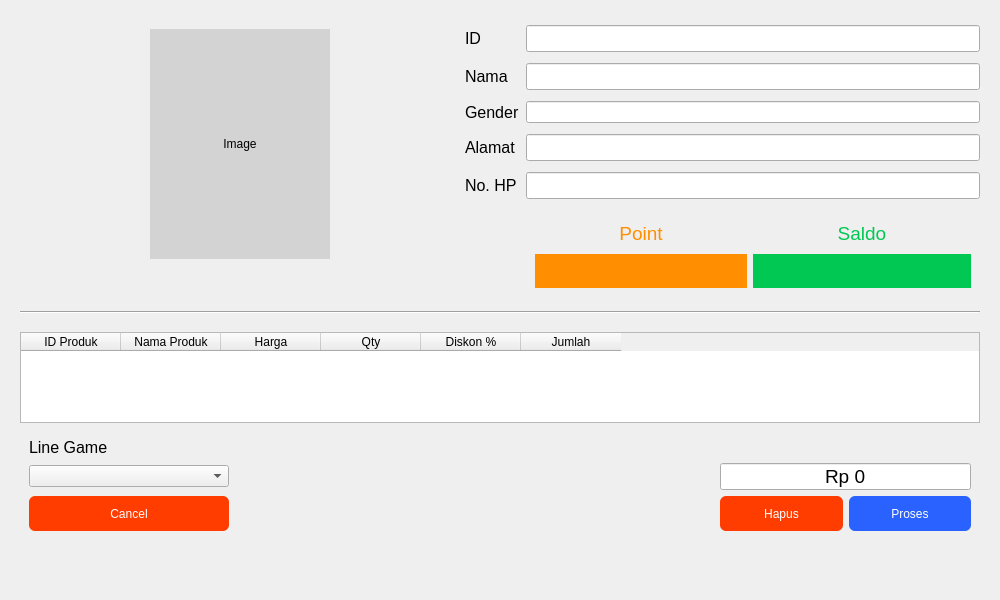
<?xml version="1.0" encoding="UTF-8"?>
<ui version="4.0">
 <class>Form</class>
 <widget class="QWidget" name="Form">
  <property name="geometry">
   <rect>
    <x>0</x>
    <y>0</y>
    <width>1000</width>
    <height>600</height>
   </rect>
  </property>
  <property name="minimumSize">
   <size>
    <width>600</width>
    <height>600</height>
   </size>
  </property>
  <property name="windowTitle">
   <string>Form</string>
  </property>
  <property name="styleSheet">
   <string notr="true"/>
  </property>
  <layout class="QHBoxLayout" name="horizontalLayout">
   <item>
    <widget class="QWidget" name="transaksiWidget" native="true">
     <property name="minimumSize">
      <size>
       <width>350</width>
       <height>0</height>
      </size>
     </property>
     <property name="maximumSize">
      <size>
       <width>16777215</width>
       <height>16777215</height>
      </size>
     </property>
     <property name="styleSheet">
      <string notr="true"/>
     </property>
     <layout class="QVBoxLayout" name="verticalLayout_3">
      <property name="spacing">
       <number>0</number>
      </property>
      <property name="leftMargin">
       <number>0</number>
      </property>
      <property name="topMargin">
       <number>0</number>
      </property>
      <property name="rightMargin">
       <number>0</number>
      </property>
      <property name="bottomMargin">
       <number>0</number>
      </property>
      <item>
       <widget class="QWidget" name="widget_4" native="true">
        <property name="styleSheet">
         <string notr="true"/>
        </property>
        <layout class="QGridLayout" name="gridLayout_3">
         <item row="0" column="0">
          <widget class="QWidget" name="widget_6" native="true">
           <property name="minimumSize">
            <size>
             <width>0</width>
             <height>0</height>
            </size>
           </property>
           <property name="styleSheet">
            <string notr="true"/>
           </property>
           <layout class="QGridLayout" name="gridLayout">
            <item row="1" column="1">
             <widget class="QLabel" name="img">
              <property name="minimumSize">
               <size>
                <width>180</width>
                <height>230</height>
               </size>
              </property>
              <property name="styleSheet">
               <string notr="true">background: lightgrey;</string>
              </property>
              <property name="text">
               <string>Image</string>
              </property>
              <property name="alignment">
               <set>Qt::AlignCenter</set>
              </property>
             </widget>
            </item>
            <item row="1" column="0">
             <spacer name="horizontalSpacer_3">
              <property name="orientation">
               <enum>Qt::Horizontal</enum>
              </property>
              <property name="sizeHint" stdset="0">
               <size>
                <width>21</width>
                <height>20</height>
               </size>
              </property>
             </spacer>
            </item>
            <item row="2" column="1">
             <spacer name="verticalSpacer">
              <property name="orientation">
               <enum>Qt::Vertical</enum>
              </property>
              <property name="sizeType">
               <enum>QSizePolicy::Maximum</enum>
              </property>
              <property name="sizeHint" stdset="0">
               <size>
                <width>20</width>
                <height>37</height>
               </size>
              </property>
             </spacer>
            </item>
            <item row="1" column="2">
             <spacer name="horizontalSpacer_4">
              <property name="orientation">
               <enum>Qt::Horizontal</enum>
              </property>
              <property name="sizeHint" stdset="0">
               <size>
                <width>21</width>
                <height>20</height>
               </size>
              </property>
             </spacer>
            </item>
           </layout>
          </widget>
         </item>
         <item row="0" column="1">
          <layout class="QGridLayout" name="gridLayout_2">
           <item row="2" column="0">
            <widget class="QLabel" name="label_3">
             <property name="font">
              <font>
               <pointsize>12</pointsize>
              </font>
             </property>
             <property name="text">
              <string>Gender</string>
             </property>
            </widget>
           </item>
           <item row="0" column="2">
            <widget class="QLineEdit" name="id">
             <property name="font">
              <font>
               <pointsize>12</pointsize>
              </font>
             </property>
             <property name="readOnly">
              <bool>true</bool>
             </property>
             <property name="placeholderText">
              <string/>
             </property>
             <property name="clearButtonEnabled">
              <bool>true</bool>
             </property>
            </widget>
           </item>
           <item row="2" column="2">
            <widget class="QLineEdit" name="gender">
             <property name="readOnly">
              <bool>true</bool>
             </property>
            </widget>
           </item>
           <item row="3" column="2">
            <widget class="QLineEdit" name="alamat">
             <property name="font">
              <font>
               <pointsize>12</pointsize>
              </font>
             </property>
             <property name="readOnly">
              <bool>true</bool>
             </property>
             <property name="clearButtonEnabled">
              <bool>true</bool>
             </property>
            </widget>
           </item>
           <item row="4" column="0">
            <widget class="QLabel" name="label_hpp">
             <property name="font">
              <font>
               <pointsize>12</pointsize>
              </font>
             </property>
             <property name="text">
              <string>No. HP</string>
             </property>
            </widget>
           </item>
           <item row="1" column="2">
            <widget class="QLineEdit" name="nama">
             <property name="font">
              <font>
               <pointsize>12</pointsize>
              </font>
             </property>
             <property name="readOnly">
              <bool>true</bool>
             </property>
             <property name="clearButtonEnabled">
              <bool>true</bool>
             </property>
            </widget>
           </item>
           <item row="4" column="2">
            <widget class="QLineEdit" name="nomor_hp">
             <property name="font">
              <font>
               <pointsize>12</pointsize>
              </font>
             </property>
             <property name="readOnly">
              <bool>true</bool>
             </property>
             <property name="clearButtonEnabled">
              <bool>true</bool>
             </property>
            </widget>
           </item>
           <item row="0" column="0">
            <widget class="QLabel" name="label">
             <property name="font">
              <font>
               <pointsize>12</pointsize>
              </font>
             </property>
             <property name="text">
              <string>ID</string>
             </property>
            </widget>
           </item>
           <item row="1" column="0">
            <widget class="QLabel" name="label_2">
             <property name="font">
              <font>
               <pointsize>12</pointsize>
              </font>
             </property>
             <property name="text">
              <string>Nama</string>
             </property>
            </widget>
           </item>
           <item row="3" column="0">
            <widget class="QLabel" name="label_5">
             <property name="font">
              <font>
               <pointsize>12</pointsize>
              </font>
             </property>
             <property name="text">
              <string>Alamat</string>
             </property>
            </widget>
           </item>
           <item row="5" column="2">
            <widget class="QWidget" name="widget_7" native="true">
             <property name="maximumSize">
              <size>
               <width>16777215</width>
               <height>87</height>
              </size>
             </property>
             <layout class="QGridLayout" name="gridLayout_4">
              <item row="1" column="0">
               <widget class="QLineEdit" name="point">
                <property name="styleSheet">
                 <string notr="true">background-color: #ff8f00;
border: 2px solid #ff8f00;
color:white;
font-size: 18pt;</string>
                </property>
                <property name="alignment">
                 <set>Qt::AlignCenter</set>
                </property>
                <property name="readOnly">
                 <bool>true</bool>
                </property>
               </widget>
              </item>
              <item row="0" column="1">
               <widget class="QLabel" name="label_6">
                <property name="font">
                 <font>
                  <pointsize>14</pointsize>
                 </font>
                </property>
                <property name="styleSheet">
                 <string notr="true">color: #00c853;</string>
                </property>
                <property name="text">
                 <string>Saldo</string>
                </property>
                <property name="alignment">
                 <set>Qt::AlignCenter</set>
                </property>
               </widget>
              </item>
              <item row="1" column="1">
               <widget class="QLineEdit" name="saldo">
                <property name="styleSheet">
                 <string notr="true">background-color: #00c853;
border: 2px solid #00c853;
color:white;
padding: 0 3px;
font-size: 18pt;</string>
                </property>
                <property name="alignment">
                 <set>Qt::AlignCenter</set>
                </property>
                <property name="readOnly">
                 <bool>true</bool>
                </property>
               </widget>
              </item>
              <item row="0" column="0">
               <widget class="QLabel" name="label_4">
                <property name="maximumSize">
                 <size>
                  <width>16777215</width>
                  <height>16777215</height>
                 </size>
                </property>
                <property name="font">
                 <font>
                  <pointsize>14</pointsize>
                 </font>
                </property>
                <property name="styleSheet">
                 <string notr="true">	color: #ff8f00;</string>
                </property>
                <property name="text">
                 <string>Point</string>
                </property>
                <property name="alignment">
                 <set>Qt::AlignCenter</set>
                </property>
               </widget>
              </item>
             </layout>
            </widget>
           </item>
          </layout>
         </item>
         <item row="1" column="0" colspan="2">
          <widget class="Line" name="line">
           <property name="styleSheet">
            <string notr="true"/>
           </property>
           <property name="orientation">
            <enum>Qt::Horizontal</enum>
           </property>
          </widget>
         </item>
        </layout>
       </widget>
      </item>
      <item>
       <widget class="QWidget" name="widget_5" native="true">
        <property name="styleSheet">
         <string notr="true"/>
        </property>
        <layout class="QGridLayout" name="gridLayout_6">
         <item row="0" column="0" colspan="2">
          <widget class="QTableWidget" name="tabelTransaksi">
           <property name="sizePolicy">
            <sizepolicy hsizetype="Expanding" vsizetype="Expanding">
             <horstretch>0</horstretch>
             <verstretch>0</verstretch>
            </sizepolicy>
           </property>
           <property name="focusPolicy">
            <enum>Qt::ClickFocus</enum>
           </property>
           <property name="sizeAdjustPolicy">
            <enum>QAbstractScrollArea::AdjustToContents</enum>
           </property>
           <property name="editTriggers">
            <set>QAbstractItemView::NoEditTriggers</set>
           </property>
           <property name="selectionMode">
            <enum>QAbstractItemView::ExtendedSelection</enum>
           </property>
           <property name="selectionBehavior">
            <enum>QAbstractItemView::SelectRows</enum>
           </property>
           <attribute name="horizontalHeaderCascadingSectionResizes">
            <bool>true</bool>
           </attribute>
           <column>
            <property name="text">
             <string>ID Produk</string>
            </property>
           </column>
           <column>
            <property name="text">
             <string>Nama Produk</string>
            </property>
           </column>
           <column>
            <property name="text">
             <string>Harga</string>
            </property>
           </column>
           <column>
            <property name="text">
             <string>Qty</string>
            </property>
           </column>
           <column>
            <property name="text">
             <string>Diskon %</string>
            </property>
           </column>
           <column>
            <property name="text">
             <string>Jumlah</string>
            </property>
           </column>
          </widget>
         </item>
         <item row="1" column="0" colspan="2">
          <widget class="QWidget" name="widget" native="true">
           <property name="minimumSize">
            <size>
             <width>0</width>
             <height>46</height>
            </size>
           </property>
           <layout class="QGridLayout" name="gridLayout_5">
            <item row="1" column="0">
             <widget class="QComboBox" name="comboBox"/>
            </item>
            <item row="1" column="4">
             <widget class="QLineEdit" name="total">
              <property name="maximumSize">
               <size>
                <width>300</width>
                <height>16777215</height>
               </size>
              </property>
              <property name="styleSheet">
               <string notr="true">font-size: 14pt;
padding: 0 10px;</string>
              </property>
              <property name="text">
               <string>Rp 0</string>
              </property>
              <property name="alignment">
               <set>Qt::AlignCenter</set>
              </property>
              <property name="readOnly">
               <bool>true</bool>
              </property>
             </widget>
            </item>
            <item row="2" column="0">
             <widget class="QPushButton" name="cancel">
              <property name="minimumSize">
               <size>
                <width>200</width>
                <height>35</height>
               </size>
              </property>
              <property name="styleSheet">
               <string notr="true">QPushButton {
	background: #ff3d00;
	border-radius: 6px;
	border: none;
	color: white;
	transition: .4s;
	outline: none;
}

QPushButton:pressed {
	border: 2px solid #ff3d00;
	background: white;
	color: #ff3d00;
}</string>
              </property>
              <property name="text">
               <string>Cancel</string>
              </property>
             </widget>
            </item>
            <item row="2" column="1">
             <spacer name="horizontalSpacer">
              <property name="orientation">
               <enum>Qt::Horizontal</enum>
              </property>
              <property name="sizeType">
               <enum>QSizePolicy::Expanding</enum>
              </property>
              <property name="sizeHint" stdset="0">
               <size>
                <width>485</width>
                <height>20</height>
               </size>
              </property>
             </spacer>
            </item>
            <item row="3" column="1">
             <spacer name="verticalSpacer_2">
              <property name="orientation">
               <enum>Qt::Vertical</enum>
              </property>
              <property name="sizeType">
               <enum>QSizePolicy::Fixed</enum>
              </property>
              <property name="sizeHint" stdset="0">
               <size>
                <width>20</width>
                <height>40</height>
               </size>
              </property>
             </spacer>
            </item>
            <item row="2" column="4">
             <layout class="QHBoxLayout" name="horizontalLayout_2">
              <property name="topMargin">
               <number>0</number>
              </property>
              <item>
               <widget class="QPushButton" name="hapusBtn">
                <property name="minimumSize">
                 <size>
                  <width>0</width>
                  <height>35</height>
                 </size>
                </property>
                <property name="styleSheet">
                 <string notr="true">QPushButton {
	background: #ff3d00;
	border-radius: 6px;
	border: none;
	color: white;
	transition: .4s;
	outline: none;
}

QPushButton:pressed {
	border: 2px solid #ff3d00;
	background: white;
	color: #ff3d00;
}</string>
                </property>
                <property name="text">
                 <string>Hapus</string>
                </property>
                <property name="flat">
                 <bool>false</bool>
                </property>
               </widget>
              </item>
              <item>
               <widget class="QPushButton" name="prosesBtn">
                <property name="minimumSize">
                 <size>
                  <width>0</width>
                  <height>35</height>
                 </size>
                </property>
                <property name="styleSheet">
                 <string notr="true">QPushButton {
	background: #2962ff;
	border-radius: 6px;
	border: none;
	color: white;
	transition: .4s;
	outline: none;
}

QPushButton:pressed {
	border: 2px solid #2962ff;
	background: white;
	color: #2962ff;
}</string>
                </property>
                <property name="text">
                 <string>Proses</string>
                </property>
               </widget>
              </item>
             </layout>
            </item>
            <item row="0" column="0">
             <widget class="QLabel" name="line_game">
              <property name="font">
               <font>
                <pointsize>12</pointsize>
               </font>
              </property>
              <property name="text">
               <string>Line Game</string>
              </property>
              <property name="alignment">
               <set>Qt::AlignLeading|Qt::AlignLeft|Qt::AlignVCenter</set>
              </property>
             </widget>
            </item>
           </layout>
          </widget>
         </item>
        </layout>
       </widget>
      </item>
     </layout>
    </widget>
   </item>
  </layout>
 </widget>
 <resources/>
 <connections/>
</ui>
